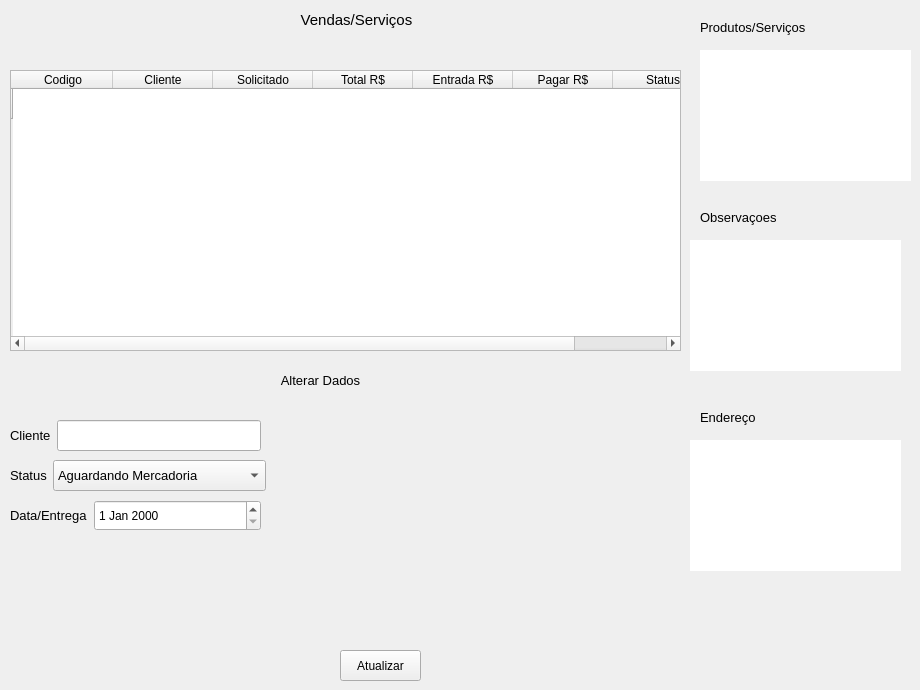
      <widget class="QWidget" name="Vendas">
       <widget class="QTableWidget" name="table_vendas">
        <property name="geometry">
         <rect>
          <x>10</x>
          <y>70</y>
          <width>671</width>
          <height>281</height>
         </rect>
        </property>
        <property name="showGrid">
         <bool>false</bool>
        </property>
        <row>
         <property name="text">
          <string/>
         </property>
        </row>
        <column>
         <property name="text">
          <string>Codigo</string>
         </property>
        </column>
        <column>
         <property name="text">
          <string>Cliente</string>
         </property>
        </column>
        <column>
         <property name="text">
          <string>Solicitado</string>
         </property>
        </column>
        <column>
         <property name="text">
          <string>Total R$</string>
         </property>
        </column>
        <column>
         <property name="text">
          <string>Entrada R$</string>
         </property>
        </column>
        <column>
         <property name="text">
          <string>Pagar R$</string>
         </property>
        </column>
        <column>
         <property name="text">
          <string>Status</string>
         </property>
        </column>
       </widget>
       <widget class="QLabel" name="Vendas_Servicos">
        <property name="geometry">
         <rect>
          <x>276</x>
          <y>10</y>
          <width>161</width>
          <height>21</height>
         </rect>
        </property>
        <property name="text">
         <string>&lt;html&gt;&lt;head/&gt;&lt;body&gt;&lt;p align=&quot;center&quot;&gt;&lt;span style=&quot; font-size:11pt;&quot;&gt;Vendas/Serviços&lt;/span&gt;&lt;/p&gt;&lt;/body&gt;&lt;/html&gt;</string>
        </property>
       </widget>
       <widget class="QPushButton" name="btn_atualizar">
        <property name="geometry">
         <rect>
          <x>340</x>
          <y>650</y>
          <width>81</width>
          <height>31</height>
         </rect>
        </property>
        <property name="text">
         <string>Atualizar</string>
        </property>
        <property name="icon">
         <iconset>
          <normaloff>../../../Desktop/icons/refresh.png</normaloff>../../../Desktop/icons/refresh.png</iconset>
        </property>
       </widget>
       <widget class="QLabel" name="Produtos_Servios">
        <property name="geometry">
         <rect>
          <x>700</x>
          <y>20</y>
          <width>121</width>
          <height>16</height>
         </rect>
        </property>
        <property name="text">
         <string>&lt;html&gt;&lt;head/&gt;&lt;body&gt;&lt;p&gt;&lt;span style=&quot; font-size:10pt;&quot;&gt;Produtos/Serviços&lt;/span&gt;&lt;/p&gt;&lt;/body&gt;&lt;/html&gt;</string>
        </property>
       </widget>
       <widget class="QWidget" name="widget_7" native="true">
        <property name="geometry">
         <rect>
          <x>700</x>
          <y>50</y>
          <width>211</width>
          <height>131</height>
         </rect>
        </property>
        <property name="styleSheet">
         <string notr="true">background-color:white;
</string>
        </property>
       </widget>
       <widget class="QLabel" name="Observacoes">
        <property name="geometry">
         <rect>
          <x>700</x>
          <y>210</y>
          <width>101</width>
          <height>16</height>
         </rect>
        </property>
        <property name="text">
         <string>&lt;html&gt;&lt;head/&gt;&lt;body&gt;&lt;p&gt;&lt;span style=&quot; font-size:10pt;&quot;&gt;Observaçoes&lt;/span&gt;&lt;/p&gt;&lt;/body&gt;&lt;/html&gt;</string>
        </property>
       </widget>
       <widget class="QWidget" name="widget_8" native="true">
        <property name="geometry">
         <rect>
          <x>690</x>
          <y>240</y>
          <width>211</width>
          <height>131</height>
         </rect>
        </property>
        <property name="styleSheet">
         <string notr="true">background-color:white;
</string>
        </property>
       </widget>
       <widget class="QWidget" name="widget_9" native="true">
        <property name="geometry">
         <rect>
          <x>690</x>
          <y>440</y>
          <width>211</width>
          <height>131</height>
         </rect>
        </property>
        <property name="styleSheet">
         <string notr="true">background-color:white;
</string>
        </property>
       </widget>
       <widget class="QLabel" name="label">
        <property name="geometry">
         <rect>
          <x>700</x>
          <y>410</y>
          <width>71</width>
          <height>16</height>
         </rect>
        </property>
        <property name="text">
         <string>&lt;html&gt;&lt;head/&gt;&lt;body&gt;&lt;p&gt;&lt;span style=&quot; font-size:10pt;&quot;&gt;Endereço&lt;/span&gt;&lt;/p&gt;&lt;/body&gt;&lt;/html&gt;</string>
        </property>
       </widget>
       <widget class="QLabel" name="Alt_Dados">
        <property name="geometry">
         <rect>
          <x>240</x>
          <y>370</y>
          <width>161</width>
          <height>21</height>
         </rect>
        </property>
        <property name="text">
         <string>&lt;html&gt;&lt;head/&gt;&lt;body&gt;&lt;p align=&quot;center&quot;&gt;&lt;span style=&quot; font-size:10pt;&quot;&gt;Alterar Dados&lt;/span&gt;&lt;/p&gt;&lt;/body&gt;&lt;/html&gt;</string>
        </property>
       </widget>
       <widget class="QWidget" name="layoutWidget">
        <property name="geometry">
         <rect>
          <x>10</x>
          <y>420</y>
          <width>251</width>
          <height>31</height>
         </rect>
        </property>
        <layout class="QHBoxLayout" name="horizontalLayout_15">
         <item>
          <widget class="QLabel" name="label_2">
           <property name="text">
            <string>&lt;html&gt;&lt;head/&gt;&lt;body&gt;&lt;p&gt;&lt;span style=&quot; font-size:10pt;&quot;&gt;Cliente&lt;/span&gt;&lt;/p&gt;&lt;/body&gt;&lt;/html&gt;</string>
           </property>
          </widget>
         </item>
         <item>
          <widget class="QLineEdit" name="lineEdit">
           <property name="sizePolicy">
            <sizepolicy hsizetype="MinimumExpanding" vsizetype="MinimumExpanding">
             <horstretch>0</horstretch>
             <verstretch>0</verstretch>
            </sizepolicy>
           </property>
          </widget>
         </item>
        </layout>
       </widget>
       <widget class="QWidget" name="layoutWidget">
        <property name="geometry">
         <rect>
          <x>10</x>
          <y>500</y>
          <width>251</width>
          <height>31</height>
         </rect>
        </property>
        <layout class="QHBoxLayout" name="horizontalLayout_21">
         <item>
          <widget class="QLabel" name="Data_Entrega">
           <property name="text">
            <string>&lt;html&gt;&lt;head/&gt;&lt;body&gt;&lt;p&gt;&lt;span style=&quot; font-size:10pt;&quot;&gt;Data/Entrega&lt;/span&gt;&lt;/p&gt;&lt;/body&gt;&lt;/html&gt;</string>
           </property>
          </widget>
         </item>
         <item>
          <widget class="QDateEdit" name="date_entrega">
           <property name="sizePolicy">
            <sizepolicy hsizetype="MinimumExpanding" vsizetype="MinimumExpanding">
             <horstretch>0</horstretch>
             <verstretch>0</verstretch>
            </sizepolicy>
           </property>
          </widget>
         </item>
        </layout>
       </widget>
       <widget class="QWidget" name="layoutWidget">
        <property name="geometry">
         <rect>
          <x>10</x>
          <y>460</y>
          <width>256</width>
          <height>31</height>
         </rect>
        </property>
        <layout class="QHBoxLayout" name="horizontalLayout_20">
         <property name="rightMargin">
          <number>0</number>
         </property>
         <item>
          <widget class="QLabel" name="Status">
           <property name="sizePolicy">
            <sizepolicy hsizetype="Minimum" vsizetype="Preferred">
             <horstretch>0</horstretch>
             <verstretch>0</verstretch>
            </sizepolicy>
           </property>
           <property name="text">
            <string>&lt;html&gt;&lt;head/&gt;&lt;body&gt;&lt;p&gt;&lt;span style=&quot; font-size:10pt;&quot;&gt;Status&lt;/span&gt;&lt;/p&gt;&lt;/body&gt;&lt;/html&gt;</string>
           </property>
          </widget>
         </item>
         <item>
          <widget class="QComboBox" name="combo_status_venda">
           <property name="sizePolicy">
            <sizepolicy hsizetype="MinimumExpanding" vsizetype="MinimumExpanding">
             <horstretch>0</horstretch>
             <verstretch>0</verstretch>
            </sizepolicy>
           </property>
           <property name="font">
            <font>
             <pointsize>10</pointsize>
            </font>
           </property>
           <item>
            <property name="text">
             <string>Aguardando Mercadoria</string>
            </property>
           </item>
           <item>
            <property name="text">
             <string>Em Produção</string>
            </property>
           </item>
           <item>
            <property name="text">
             <string>Concluido</string>
            </property>
           </item>
           <item>
            <property name="text">
             <string>Finalizado</string>
            </property>
           </item>
          </widget>
         </item>
        </layout>
       </widget>
      </widget>
